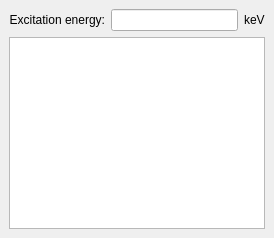
    <widget class="QDockWidget" name="DetailedElementInfo">
     <property name="floating">
      <bool>false</bool>
     </property>
     <property name="features">
      <set>QDockWidget::DockWidgetClosable</set>
     </property>
     <property name="allowedAreas">
      <set>Qt::LeftDockWidgetArea|Qt::RightDockWidgetArea</set>
     </property>
     <widget class="QWidget" name="dockWidgetContents">
      <layout class="QGridLayout" name="gridLayout_2">
       <item row="0" column="0">
        <widget class="QLabel" name="label">
         <property name="text">
          <string>Excitation energy:</string>
         </property>
         <property name="alignment">
          <set>Qt::AlignRight|Qt::AlignTrailing|Qt::AlignVCenter</set>
         </property>
        </widget>
       </item>
       <item row="0" column="1">
        <widget class="QLineEdit" name="Energy">
         <property name="minimumSize">
          <size>
           <width>100</width>
           <height>0</height>
          </size>
         </property>
        </widget>
       </item>
       <item row="0" column="2">
        <widget class="QLabel" name="label_2">
         <property name="text">
          <string>keV</string>
         </property>
        </widget>
       </item>
       <item row="2" column="0" colspan="3">
        <widget class="QTextEdit" name="ElementInfo">
         <property name="readOnly">
          <bool>true</bool>
         </property>
        </widget>
       </item>
      </layout>
     </widget>
    </widget>
